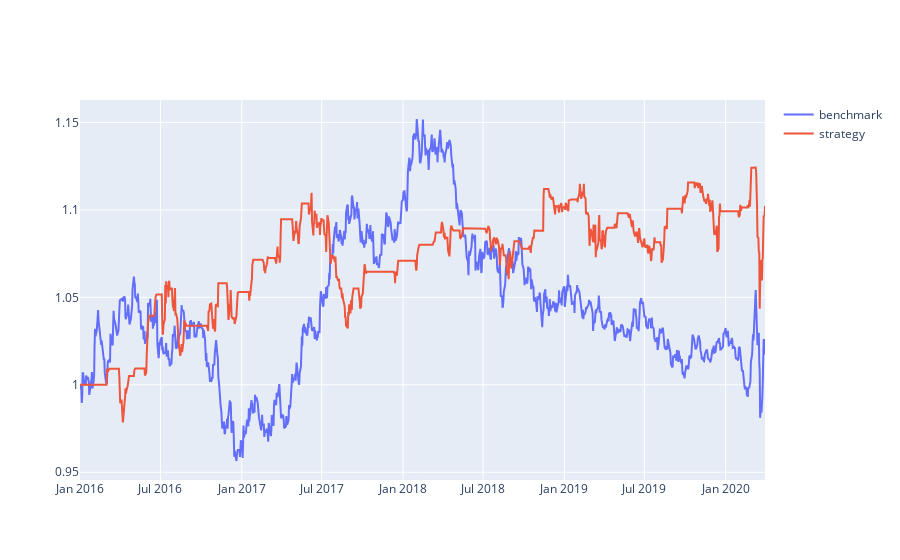

Notebook source saved alongside this figure:
### Code cell
normalized_S1 = S1.apply(lambda x: x / S1[0])
normalized_S2 = S2.apply(lambda x: x / S2[0])
normalized_nav = pd.DataFrame(portfolio['nav'])
normalized_nav = normalized_nav.reset_index()
normalized_nav['nav'] = normalized_nav['nav'] / normalized_nav['nav'].iloc[0]
normalized_nav = normalized_nav.set_index('date')


fig = go.Figure()
fig.add_trace(go.Scatter(x=normalized_S1.index, y=normalized_S1,
                    mode='lines',
                    name='benchmark'))
fig.add_trace(go.Scatter(x=normalized_nav.index, y=normalized_nav['nav'],
                    mode='lines',
                    name='strategy'))

fig.show()

### Figure 1 — Plotly figure (JSON) as saved in the notebook; plotly's stock layout.template omitted (floating-point values rounded to 4 significant figures; data arrays with more than 128 entries replaced by an {"elided": "..."} marker saying what was removed)
{"data": [{"mode": "lines", "name": "benchmark", "type": "scatter", "x": {"elided": "1121 str values"}, "y": {"elided": "1121 float values"}}, {"mode": "lines", "name": "strategy", "type": "scatter", "x": {"elided": "1153 str values"}, "y": {"elided": "1153 float values"}}], "layout": {}}
